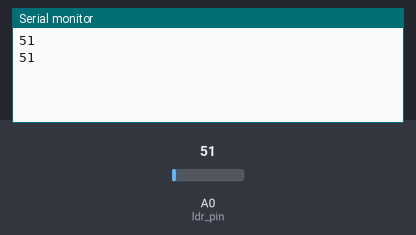
Bench run of a sketch on a simulated Arduino Uno, built with avr-gcc and run on an emulated ATmega328P. Shown: the last lines printed to the serial monitor. The inputs (shaded band) are chosen by the test bench; at power-on: A0 (ldr_pin) = 51.

Above: at 1.8 s.
1.9 s: A0 (ldr_pin) set to 61
At 2.8 s:
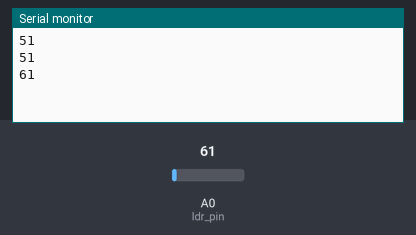
3.4 s: A0 (ldr_pin) set to 71
At 4.6 s:
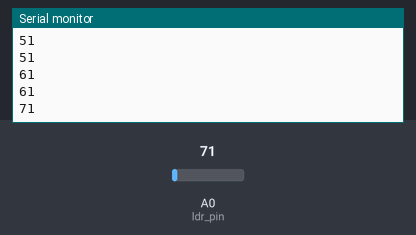
Timing chart, 0 to 6.4 s (numbered marks = the images above; inputs shaded):
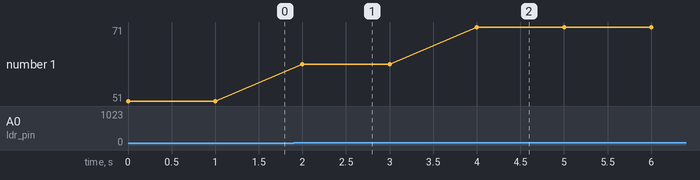

The sketch:

sketchLDR5.ino
```cpp
const int ldr_pin = A0;
int leitura_ldr = 0;

int switch_pin = 7;

void setup() {
  // put your setup code here, to run once:
  Serial.begin(9600);
  pinMode(switch_pin, INPUT);
}

void loop() {
  // put your main code here, to run repeatedly:
  leitura_ldr = analogRead(ldr_pin);
  Serial.println(leitura_ldr);
  delay(1000);
}

/* ABAIXO CODIGO QUE RODA TODOS SENSORES DE UMA VEZ */

// include "DHT.h"
// #define dht_type DHT11 //define qual o tipo de sensor DHTxx que se está
// utilizando
// /**
// * Configurações iniciais sobre os sensores
// * DHT11, LM35, LDR5 e TCRT5000
// */
// int dht_pin = A2;
// DHT dht_1 = DHT(dht_pin, dht_type); //pode-se configurar diversos
// sensores DHTxx
// int lm35_pin = A0, leitura_lm35 = 0;
// float temperatura;
// int ldr_pin = A5, leitura_ldr = 0;
// int switch_pin = 7;
// void setup()
// {
// Serial.begin(9600);
// dht_1.begin();
// pinMode(switch_pin, INPUT);
// }
// void loop()
// {
// /**
// * Bloco do DHT11
// */
// float umidade = dht_1.readHumidity();
// float temperatura = dht_1.readTemperature();
// if (isnan(temperatura) or isnan(umidade))
// {
// Serial.println("Erro ao ler o DHT");
// }
// else
// {
// Serial.print(umidade);
// Serial.print(";");
// Serial.print(temperatura);
// Serial.print(";");
// }
// /**
// * Bloco do LM35
// */
// leitura_lm35 = analogRead(lm35_pin);
// temperatura = leitura_lm35 * (5.0/1023) * 100;
// Serial.print(temperatura);
// Serial.print(";");
// /**
// * Bloco do LDR5
// */
// leitura_ldr = analogRead(ldr_pin);
// Serial.print(leitura_ldr);
// Serial.print(";");
// /**
// * Bloco do TCRT5000
// */
// if(digitalRead(switch_pin) == LOW){
// Serial.println(1);
// }
// else {
// Serial.println(0);
// }
// delay(2000);
// }
```

Measured:
- after the input at 1.9 s, the serial monitor: prints a new line after 0.10 s (image 1)
- after the input at 3.4 s, the serial monitor: prints a new line after 0.60 s (image 2)
- plotted number 1: 51 → 61 after the input at 1.9 s, 61 → 71 after the input at 3.4 s
